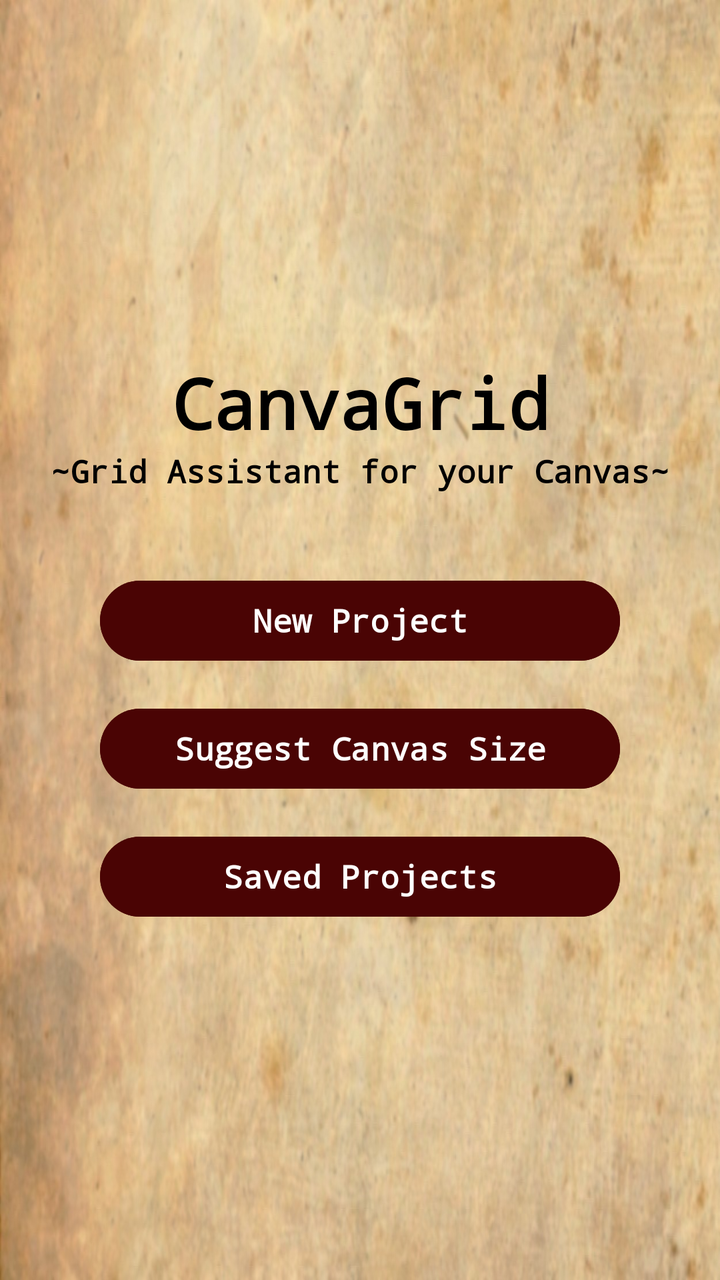
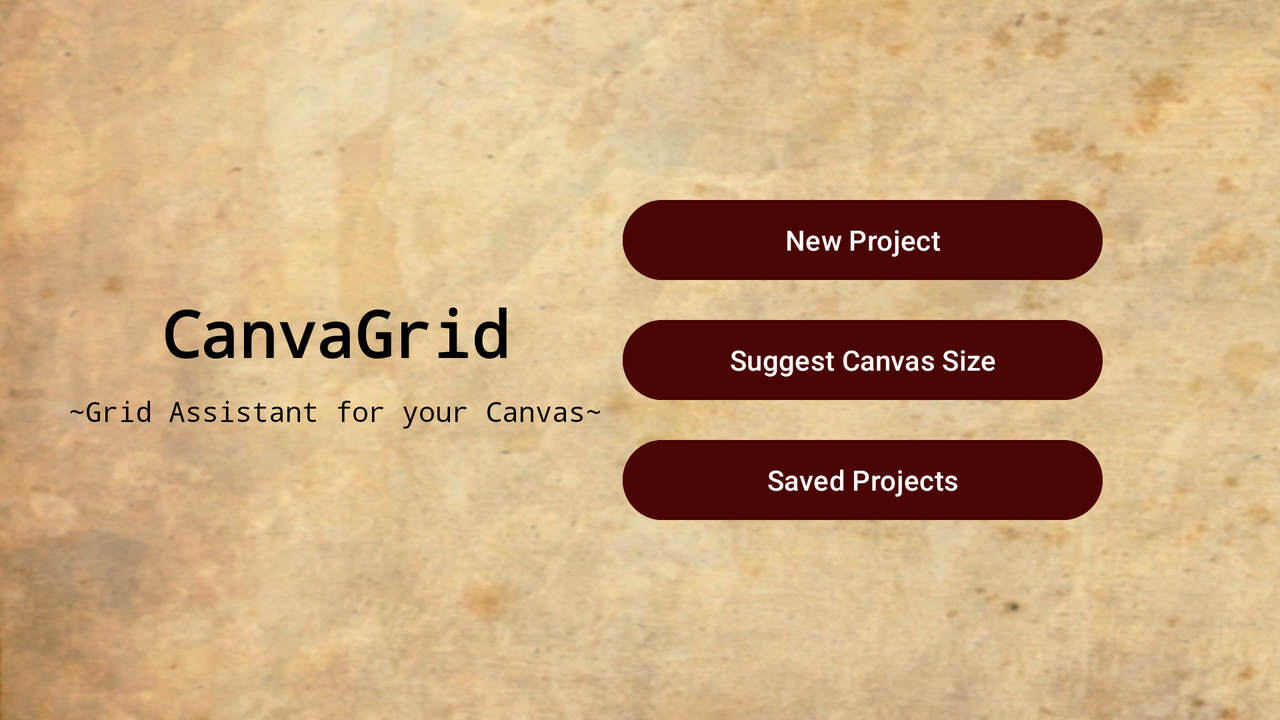

The same Android screen from two of the app's own layout files: first res/layout/ as a phone draws it, then the repository's variant for another configuration, drawn on a device whose configuration selects that folder. Both files follow.
<!-- AndroidManifest.xml: activity theme Theme.CanvaGrid -->
<!-- res/layout/activity_main.xml -->
<?xml version="1.0" encoding="utf-8"?>
<androidx.coordinatorlayout.widget.CoordinatorLayout
    xmlns:android="http://schemas.android.com/apk/res/android"
    xmlns:app="http://schemas.android.com/apk/res-auto"
    android:layout_width="match_parent"
    android:layout_height="match_parent"
    android:background="@drawable/background"
    android:fitsSystemWindows="true">

    <androidx.constraintlayout.widget.ConstraintLayout
    android:layout_width="match_parent"
    android:layout_height="match_parent">

    <TextView
        android:id="@+id/logo"
        android:layout_width="wrap_content"
        android:layout_height="wrap_content"
        android:fontFamily="monospace"
        android:text="@string/logo"
        android:textColor="@color/black"
        android:textSize="35sp"
        android:textStyle="bold"
        android:typeface="serif"
        app:layout_constraintBottom_toTopOf="@+id/logoBr"
        app:layout_constraintEnd_toEndOf="parent"
        app:layout_constraintStart_toStartOf="parent"
        app:layout_constraintTop_toTopOf="parent"
        app:layout_constraintVertical_bias="0.5"
        app:layout_constraintVertical_chainStyle="packed" />

    <TextView
        android:id="@+id/logoBr"
        android:layout_width="wrap_content"
        android:layout_height="wrap_content"
        android:fontFamily="monospace"
        android:text="@string/logo_br"
        android:textColor="@color/black"
        android:textSize="16sp"
        android:textStyle="bold"
        android:typeface="serif"
        android:layout_marginBottom="40dp"
        app:layout_constraintBottom_toTopOf="@+id/btn_new_project"
        app:layout_constraintEnd_toEndOf="parent"
        app:layout_constraintStart_toStartOf="parent"
        app:layout_constraintTop_toBottomOf="@+id/logo" />

    <Button
        android:id="@+id/btn_new_project"
        android:layout_width="260dp"
        android:layout_height="wrap_content"
        android:layout_marginBottom="16dp"
        android:backgroundTint="@color/oxblood"
        android:fontFamily="monospace"
        android:text="@string/new_project"
        android:textColor="@color/white"
        android:textSize="16sp"
        android:textStyle="bold"
        android:typeface="serif"
        app:layout_constraintBottom_toTopOf="@+id/btn_canva_suggest"
        app:layout_constraintEnd_toEndOf="parent"
        app:layout_constraintStart_toStartOf="parent"
        app:layout_constraintTop_toBottomOf="@+id/logoBr" />

    <Button
        android:id="@+id/btn_canva_suggest"
        android:layout_width="260dp"
        android:layout_height="wrap_content"
        android:layout_marginBottom="16dp"
        android:backgroundTint="@color/oxblood"
        android:fontFamily="monospace"
        android:text="@string/canva_suggest"
        android:textColor="@color/white"
        android:textSize="16sp"
        android:textStyle="bold"
        android:typeface="serif"
        app:layout_constraintBottom_toTopOf="@+id/btn_saved_projects"
        app:layout_constraintEnd_toEndOf="parent"
        app:layout_constraintStart_toStartOf="parent"
        app:layout_constraintTop_toBottomOf="@+id/btn_new_project" />

    <Button
        android:id="@+id/btn_saved_projects"
        android:layout_width="260dp"
        android:layout_height="wrap_content"
        android:backgroundTint="@color/oxblood"
        android:fontFamily="monospace"
        android:text="@string/saved_projects"
        android:textAllCaps="false"
        android:textColor="@color/white"
        android:textSize="16sp"
        android:textStyle="bold"
        android:typeface="serif"
        app:layout_constraintBottom_toBottomOf="parent"
        app:layout_constraintEnd_toEndOf="parent"
        app:layout_constraintStart_toStartOf="parent"
        app:layout_constraintTop_toBottomOf="@+id/btn_canva_suggest" />

    </androidx.constraintlayout.widget.ConstraintLayout>

</androidx.coordinatorlayout.widget.CoordinatorLayout>
<!-- resources referenced by this layout -->
<resources>
  <color name="black">#FF000000</color>
  <color name="oxblood">#4A0404</color>
  <color name="white">#FFFFFFFF</color>
  <!-- drawable background: jpg bitmap (drawable, 170513 bytes) -->
  <string name="canva_suggest">Suggest Canvas Size</string>
  <string name="logo">CanvaGrid</string>
  <string name="logo_br">~Grid Assistant for your Canvas~</string>
  <string name="new_project">New Project</string>
  <string name="saved_projects">Saved Projects</string>
  <style name="Theme.CanvaGrid" parent="Base.Theme.CanvaGrid" />
  <style name="Base.Theme.CanvaGrid" parent="Theme.Material3.Dark">
          <item name="colorPrimary">@color/oxblood</item>
          <item name="colorPrimarySurface">@color/oxblood</item>
          <item name="colorSurface">@color/oxblood</item>
  
          <item name="android:statusBarColor">@color/grey_2</item>
          <item name="android:windowDrawsSystemBarBackgrounds">true</item>
          <item name="android:windowTranslucentStatus">false</item>
  
          <item name="android:navigationBarColor">@color/grey_2</item>
          <item name="android:windowLightStatusBar">false</item>
  
          <item name="actionBarStyle">@style/Widget.CanvaGrid.ActionBar</item>
          <item name="materialAlertDialogTheme">@style/Theme.MaterialComponents.DayNight.Dialog.Alert</item>
      </style>
  <color name="grey_2">#40000000</color>
  <style name="Widget.CanvaGrid.ActionBar" parent="Widget.Material3.ActionBar.Solid">
          <item name="background">@color/oxblood</item>
          <item name="titleTextColor">@color/white</item>
          <item name="actionMenuTextColor">@color/white</item>
          <item name="elevation">0dp</item>
          <item name="android:elevation">0dp</item>
      </style>
</resources>
<!-- res/layout-land/activity_main.xml (the repository's variant of the layout above) -->
<!-- drawn on the phone turned sideways -->
<?xml version="1.0" encoding="utf-8"?>
<androidx.coordinatorlayout.widget.CoordinatorLayout
    xmlns:android="http://schemas.android.com/apk/res/android"
    xmlns:app="http://schemas.android.com/apk/res-auto"
    xmlns:tools="http://schemas.android.com/tools"
    android:layout_width="match_parent"
    android:layout_height="match_parent"
    android:background="@drawable/background"
    android:fitsSystemWindows="true">

    <androidx.constraintlayout.widget.ConstraintLayout
    android:id="@+id/main"
    android:layout_width="match_parent"
    android:layout_height="match_parent"
    tools:context=".MainActivity">

    <TextView
        android:id="@+id/mainTitle"
        android:layout_width="wrap_content"
        android:layout_height="wrap_content"
        android:fontFamily="monospace"
        android:text="@string/logo"
        android:textColor="@color/black"
        android:textSize="32sp"
        android:textStyle="bold"
        android:typeface="serif"
        app:layout_constraintStart_toStartOf="parent"
        app:layout_constraintEnd_toStartOf="@+id/btn_canva_suggest"
        app:layout_constraintTop_toTopOf="parent"
        app:layout_constraintBottom_toTopOf="@+id/subTitle"
        app:layout_constraintVertical_chainStyle="packed"
        android:layout_marginStart="24dp" />

    <TextView
        android:id="@+id/subTitle"
        android:layout_width="wrap_content"
        android:layout_height="wrap_content"
        android:layout_marginTop="8dp"
        android:fontFamily="monospace"
        android:text="@string/logo_br"
        android:textColor="@color/black"
        android:textSize="14sp"
        android:typeface="serif"
        app:layout_constraintStart_toStartOf="@+id/mainTitle"
        app:layout_constraintEnd_toEndOf="@+id/mainTitle"
        app:layout_constraintTop_toBottomOf="@+id/mainTitle"
        app:layout_constraintBottom_toBottomOf="parent" />

    <Button
        android:id="@+id/btn_canva_suggest"
        android:layout_width="240dp"
        android:layout_height="wrap_content"
        android:text="@string/canva_suggest"
        android:backgroundTint="@color/oxblood"
        android:textColor="@color/white"
        android:textAllCaps="false"
        app:layout_constraintTop_toTopOf="parent"
        app:layout_constraintBottom_toBottomOf="parent"
        app:layout_constraintEnd_toEndOf="parent"
        app:layout_constraintStart_toEndOf="@+id/mainTitle"
        android:layout_marginEnd="32dp" />

    <Button
        android:id="@+id/btn_new_project"
        android:layout_width="240dp"
        android:layout_height="wrap_content"
        android:layout_marginBottom="12dp"
        android:backgroundTint="@color/oxblood"
        android:text="@string/new_project"
        android:textAllCaps="false"
        android:textColor="@color/white"
        app:layout_constraintBottom_toTopOf="@+id/btn_canva_suggest"
        app:layout_constraintEnd_toEndOf="@+id/btn_canva_suggest"
        app:layout_constraintStart_toStartOf="@+id/btn_canva_suggest" />

    <Button
        android:id="@+id/btn_saved_projects"
        android:layout_width="240dp"
        android:layout_height="wrap_content"
        android:layout_marginTop="12dp"
        android:text="@string/saved_projects"
        android:backgroundTint="@color/oxblood"
        android:textColor="@color/white"
        android:textAllCaps="false"
        app:layout_constraintTop_toBottomOf="@+id/btn_canva_suggest"
        app:layout_constraintEnd_toEndOf="@+id/btn_canva_suggest"
        app:layout_constraintStart_toStartOf="@+id/btn_canva_suggest" />

    </androidx.constraintlayout.widget.ConstraintLayout>

</androidx.coordinatorlayout.widget.CoordinatorLayout>
